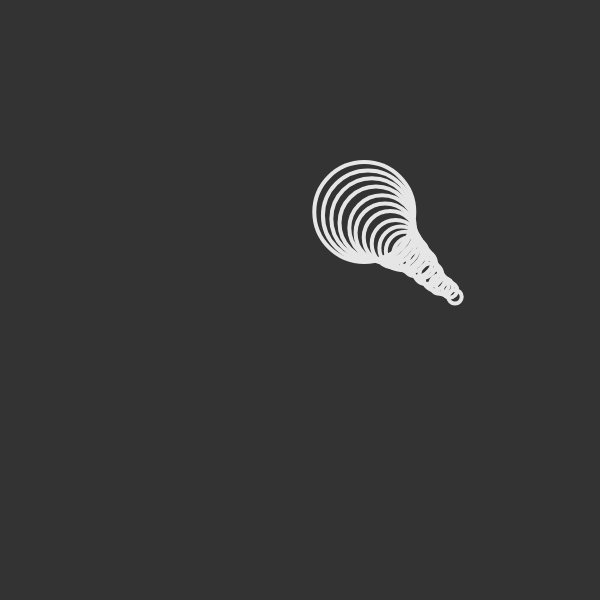
Frame 1 (no input)
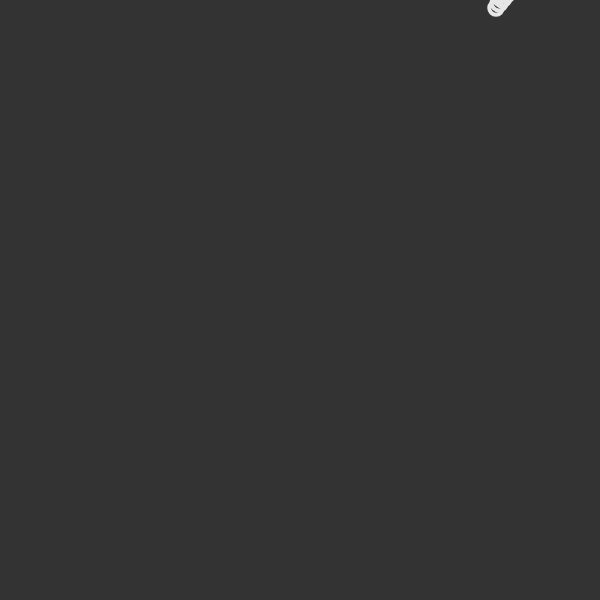
Frame 60 (no input)
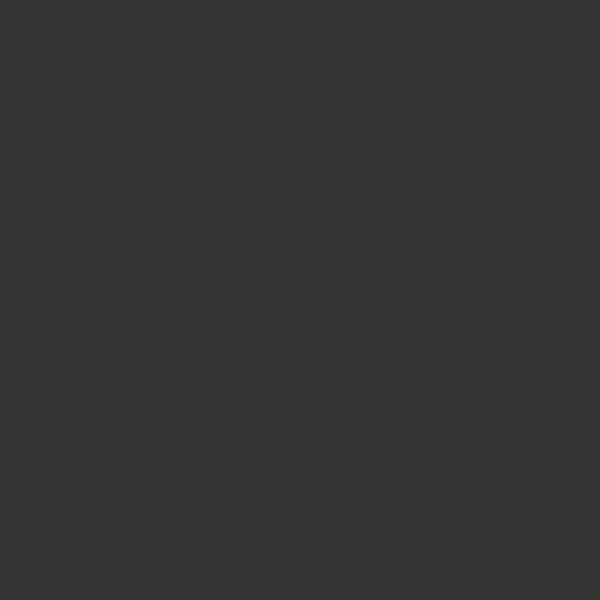
Frame 120 (the mouse pressed at the canvas centre since frame 60)

The p5.js sketch that drew these frames (run headless with seeded random() and noise() and a simulated clock; from frame 60 on, the mouse is pressed at the canvas centre):

// p5.js sketch
// ── sketch.js
var Canvass;

var sal


function preload() {

}

function setup() {
    Canvass = createCanvas(600,600);
    background(51);

    sal = new Salamandar()

    sal.show();
    
}

function draw() {

    background(51);
    sal.show()
    sal.update();
    


}


class Salamandar{

    constructor(){
        this.pos = {x:random(width/4,3*width/4), y:random(height/4,3*height/4)}
        this.rad = 100;
        this.npart = 20;

        this.createBody();
    }

    createBody(){
        this.body = []
        this.body[0] = {x:this.pos.x, y:this.pos.y}
        for (let i = 1; i < this.npart; i++){
            this.body[i] = this.nextpos(this.body[i-1]);
        }

    }

    nextpos(pos){

        return {
            x: pos.x + 10*noise(pos.x,pos.y,10),
            y: pos.y + 10*noise(pos.x,pos.y,100)
        };

    }

    show(){
        noFill()
        stroke(230)
        strokeWeight(4)

        let r = 1
        for(let b of this.body){
            ellipse(b.x, b.y, this.rad*r);
            r = r*0.9;
        }
        
    }

    update(){

        let npos = {
            x: this.body[0].x + 20*noise(frameCount * 0.001) -10,
            y: this.body[0].y + 20*noise(100 + frameCount * 0.001) -10
        }

        this.body.unshift(npos);
        this.body.pop();

        this.pos.x = npos.x;
        this.pos.y = npos.y;
      

    }
}


function keyPressed() {
    
    if(keyCode == DELETE){
        console.log('Animation Stopped');
        noLoop();
    }
}
